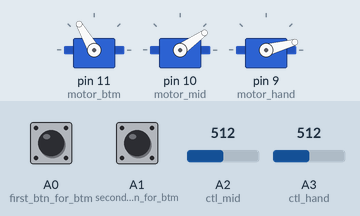
A sketch run on a simulated Arduino Uno, built with avr-gcc and run on an emulated ATmega328P. Shown: 3 × servo. Inputs (shaded band) come from the test bench; at power-on: A1 (second_btn_for_btm) LOW, A0 (first_btn_for_btm) LOW, A2 (ctl_mid) = 512, A3 (ctl_hand) = 512. What the sketch prints to the serial monitor is not drawn.

Above: at 2.2 s.
2.3 s: A1 (second_btn_for_btm) pulled HIGH for 3.2 s
At 7.2 s:
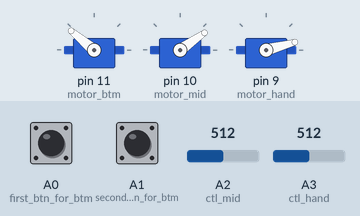
7.9 s: A0 (first_btn_for_btm) pulled HIGH for 3.2 s
At 12.2 s:
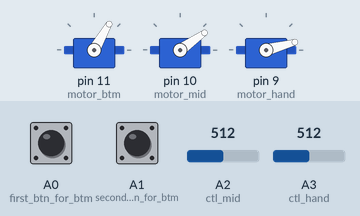
12.6 s: A2 (ctl_mid) set to 716
At 12.9 s:
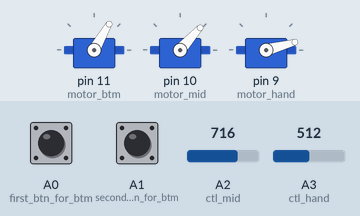
14.1 s: A3 (ctl_hand) set to 716
At 15.0 s:
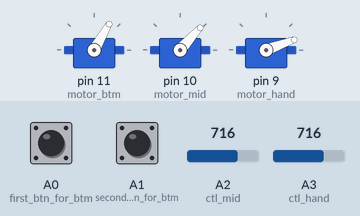
15.6 s: A0 (first_btn_for_btm) pulled HIGH for 0.15 s
At 17.8 s:
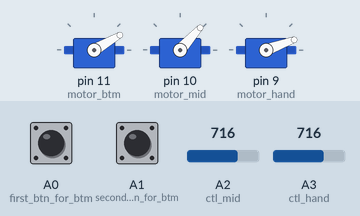
18.1 s: A1 (second_btn_for_btm) pulled HIGH for 0.15 s
At 19.4 s:
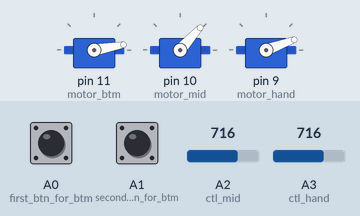
Timing chart, 0 to 21.1 s (numbered marks = the images above; inputs shaded):
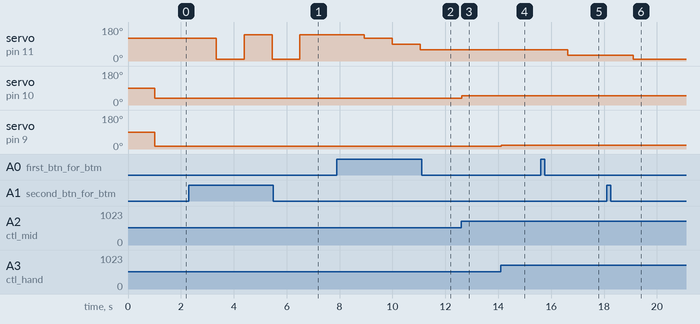

The sketch:

robotArmCode.ino
```cpp
#include <Servo.h>

Servo bottom_servo;
Servo mid_servo;
Servo hand_servo;

//[Variation For Counter]
int first_counter = 0; //Count variation for moving 120,90,60,30 degree
int second_counter = 0; //Count variation for moving 10, 140 degree

//[Variation For Motor]
const int motor_btm = 11;
const int motor_mid = 10;
const int motor_hand = 9;

//[Variation For Controller]
const int first_btn_for_btm = A0; //120, 90, 60, 30 degree
const int second_btn_for_btm = A1; //10, 140 degree
const int ctl_mid = A2;
const int ctl_hand = A3;

void setup() {
  Serial.begin(115200);
  Serial.println("SETUP");

//[START Setting For bottom_servo]
  pinMode(first_btn_for_btm, INPUT);
  pinMode(second_btn_for_btm, INPUT);

  bottom_servo.attach(motor_btm);
  bottom_servo.write(120);
  delay(1000);
  bottom_servo.detach();
//[END Setting For bottom_servo]

  mid_servo.attach(motor_mid);
  hand_servo.attach(motor_hand);

  delay(15);
}

void loop() {

  int first_btm_value = digitalRead(first_btn_for_btm);
  int second_btm_value = digitalRead(second_btn_for_btm);

//[START Bottom Motor Control]
  //[START 120, 90, 60, 30 Degree]
  if(first_btm_value == 1){
    delay(1000);

    if(first_counter == 0){
      bottom_servo.attach(motor_btm);
      delay(10);
      bottom_servo.write(120);
      first_counter ++;
      delay(20);
      bottom_servo.detach();
    }else if(first_counter == 1) {
      bottom_servo.attach(motor_btm);
      delay(10);
      bottom_servo.write(90);
      first_counter ++;
      delay(20);
      bottom_servo.detach();
    }else if(first_counter == 2) {
      bottom_servo.attach(motor_btm);
      delay(10);
      bottom_servo.write(60);
      first_counter ++;
      delay(20);
      bottom_servo.detach();
    }else {
      bottom_servo.attach(motor_btm);
      delay(10);
      bottom_servo.write(30);
      first_counter = 0;
      delay(20);
      bottom_servo.detach();
    }
  }
  //[END 120, 90, 60, 30 Degree]

  //[START 10, 140 Degree]
  if(second_btm_value == 1){
    delay(1000);

    if(second_counter == 0){
      bottom_servo.attach(motor_btm);
      delay(10);
      bottom_servo.write(10);
      second_counter ++;
      delay(20);
      bottom_servo.detach();
    } else {
      bottom_servo.attach(motor_btm);
      bottom_servo.write(140);
      second_counter = 0;
      delay(20);
      bottom_servo.detach();
    }
  }
  //[END 10, 140 Degree]
//[END Bottom Motor Control]

//[START Middle and Hand Motor Control]
  int input_ctl_mid = analogRead(ctl_mid);
  int input_ctl_hand = analogRead(ctl_hand);
  int rad_mid = map(input_ctl_mid, 0, 1023, 0, 70);
  int rad_hand = map(input_ctl_hand, 0, 1023, 0, 30);
  mid_servo.write(rad_mid);
  hand_servo.write(rad_hand);
  delay(30);
//[END Middle and Hand Motor Control]

}
```

Measured:
- after the input at 2.3 s, servo on pin 11 (motor_btm): alternates 140° for 1.1 s and 10° for 1.1 s, starting after 1.0 s
- after the input at 7.9 s, servo on pin 11 (motor_btm): 140° → 120° after 1.0 s, → 90° 1.1 s later, → 60° 1.1 s later
- after the input at 12.6 s, servo on pin 10 (motor_mid): 35° → 48° at once
- after the input at 14.1 s, servo on pin 9 (motor_hand): 15° → 20° at once
- after the input at 15.6 s, servo on pin 11 (motor_btm): 60° → 30° after 1.0 s
- after the input at 18.1 s, servo on pin 11 (motor_btm): 30° → 10° after 1.0 s
